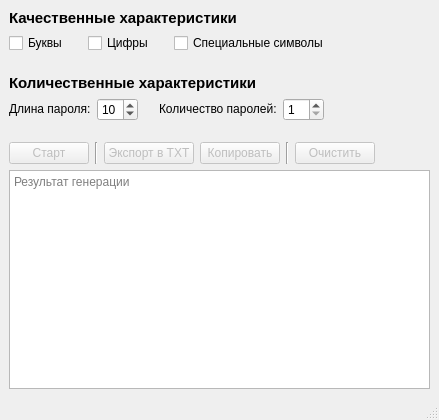
<?xml version="1.0" encoding="UTF-8"?>
<ui version="4.0">
 <class>MainWindow</class>
 <widget class="QMainWindow" name="MainWindow">
  <property name="geometry">
   <rect>
    <x>0</x>
    <y>0</y>
    <width>439</width>
    <height>420</height>
   </rect>
  </property>
  <property name="windowTitle">
   <string>LowinPG</string>
  </property>
  <widget class="QWidget" name="centralwidget">
   <layout class="QVBoxLayout" name="verticalLayout_2">
    <item>
     <layout class="QVBoxLayout" name="verticalLayout">
      <item>
       <layout class="QVBoxLayout" name="verticalLayout_3">
        <item>
         <widget class="QLabel" name="label">
          <property name="sizePolicy">
           <sizepolicy hsizetype="Fixed" vsizetype="Fixed">
            <horstretch>0</horstretch>
            <verstretch>0</verstretch>
           </sizepolicy>
          </property>
          <property name="font">
           <font>
            <pointsize>11</pointsize>
            <weight>75</weight>
            <bold>true</bold>
           </font>
          </property>
          <property name="text">
           <string>Качественные характеристики</string>
          </property>
         </widget>
        </item>
        <item>
         <layout class="QHBoxLayout" name="horizontalLayout">
          <property name="spacing">
           <number>20</number>
          </property>
          <item>
           <widget class="QCheckBox" name="literalsCheckBox">
            <property name="sizePolicy">
             <sizepolicy hsizetype="Fixed" vsizetype="Fixed">
              <horstretch>0</horstretch>
              <verstretch>0</verstretch>
             </sizepolicy>
            </property>
            <property name="toolTip">
             <string>Наличие букв верхнего и нижнего регистра в пароле</string>
            </property>
            <property name="text">
             <string>Буквы</string>
            </property>
           </widget>
          </item>
          <item>
           <widget class="QCheckBox" name="numsCheckBox">
            <property name="sizePolicy">
             <sizepolicy hsizetype="Fixed" vsizetype="Fixed">
              <horstretch>0</horstretch>
              <verstretch>0</verstretch>
             </sizepolicy>
            </property>
            <property name="toolTip">
             <string>Наличие цифр в пароле</string>
            </property>
            <property name="text">
             <string>Цифры</string>
            </property>
           </widget>
          </item>
          <item>
           <widget class="QCheckBox" name="specsymbolsCheckBox">
            <property name="sizePolicy">
             <sizepolicy hsizetype="Fixed" vsizetype="Fixed">
              <horstretch>0</horstretch>
              <verstretch>0</verstretch>
             </sizepolicy>
            </property>
            <property name="toolTip">
             <string>Наличие специальных символов в пароле</string>
            </property>
            <property name="text">
             <string>Специальные символы</string>
            </property>
           </widget>
          </item>
          <item>
           <spacer name="horizontalSpacer_2">
            <property name="orientation">
             <enum>Qt::Horizontal</enum>
            </property>
            <property name="sizeHint" stdset="0">
             <size>
              <width>40</width>
              <height>20</height>
             </size>
            </property>
           </spacer>
          </item>
         </layout>
        </item>
       </layout>
      </item>
      <item>
       <layout class="QVBoxLayout" name="verticalLayout_4">
        <item>
         <spacer name="verticalSpacer">
          <property name="orientation">
           <enum>Qt::Vertical</enum>
          </property>
          <property name="sizeType">
           <enum>QSizePolicy::Fixed</enum>
          </property>
          <property name="sizeHint" stdset="0">
           <size>
            <width>20</width>
            <height>15</height>
           </size>
          </property>
         </spacer>
        </item>
        <item>
         <widget class="QLabel" name="label_2">
          <property name="sizePolicy">
           <sizepolicy hsizetype="Fixed" vsizetype="Fixed">
            <horstretch>0</horstretch>
            <verstretch>0</verstretch>
           </sizepolicy>
          </property>
          <property name="font">
           <font>
            <pointsize>11</pointsize>
            <weight>75</weight>
            <bold>true</bold>
           </font>
          </property>
          <property name="text">
           <string>Количественные характеристики</string>
          </property>
         </widget>
        </item>
        <item>
         <layout class="QHBoxLayout" name="horizontalLayout_4">
          <property name="spacing">
           <number>6</number>
          </property>
          <item>
           <layout class="QHBoxLayout" name="horizontalLayout_5">
            <item>
             <widget class="QLabel" name="label_3">
              <property name="sizePolicy">
               <sizepolicy hsizetype="Fixed" vsizetype="Fixed">
                <horstretch>0</horstretch>
                <verstretch>0</verstretch>
               </sizepolicy>
              </property>
              <property name="toolTip">
               <string>Фиксированный размер пароля (от 4 до 64)</string>
              </property>
              <property name="text">
               <string>Длина пароля:</string>
              </property>
             </widget>
            </item>
            <item>
             <widget class="QSpinBox" name="lenSpinBox">
              <property name="sizePolicy">
               <sizepolicy hsizetype="Fixed" vsizetype="Fixed">
                <horstretch>0</horstretch>
                <verstretch>0</verstretch>
               </sizepolicy>
              </property>
              <property name="minimum">
               <number>4</number>
              </property>
              <property name="maximum">
               <number>64</number>
              </property>
              <property name="value">
               <number>10</number>
              </property>
             </widget>
            </item>
           </layout>
          </item>
          <item>
           <spacer name="horizontalSpacer_3">
            <property name="orientation">
             <enum>Qt::Horizontal</enum>
            </property>
            <property name="sizeType">
             <enum>QSizePolicy::Fixed</enum>
            </property>
            <property name="sizeHint" stdset="0">
             <size>
              <width>15</width>
              <height>20</height>
             </size>
            </property>
           </spacer>
          </item>
          <item>
           <layout class="QHBoxLayout" name="horizontalLayout_2">
            <item>
             <widget class="QLabel" name="label_4">
              <property name="sizePolicy">
               <sizepolicy hsizetype="Fixed" vsizetype="Fixed">
                <horstretch>0</horstretch>
                <verstretch>0</verstretch>
               </sizepolicy>
              </property>
              <property name="toolTip">
               <string>Количество паролей, которые будут сгенерированы (от 1 до 50)</string>
              </property>
              <property name="text">
               <string>Количество паролей:</string>
              </property>
             </widget>
            </item>
            <item>
             <widget class="QSpinBox" name="cntSpinBox">
              <property name="sizePolicy">
               <sizepolicy hsizetype="Fixed" vsizetype="Fixed">
                <horstretch>0</horstretch>
                <verstretch>0</verstretch>
               </sizepolicy>
              </property>
              <property name="minimum">
               <number>1</number>
              </property>
              <property name="maximum">
               <number>50</number>
              </property>
             </widget>
            </item>
           </layout>
          </item>
          <item>
           <spacer name="horizontalSpacer">
            <property name="orientation">
             <enum>Qt::Horizontal</enum>
            </property>
            <property name="sizeHint" stdset="0">
             <size>
              <width>40</width>
              <height>20</height>
             </size>
            </property>
           </spacer>
          </item>
         </layout>
        </item>
       </layout>
      </item>
      <item>
       <spacer name="verticalSpacer_2">
        <property name="orientation">
         <enum>Qt::Vertical</enum>
        </property>
        <property name="sizeType">
         <enum>QSizePolicy::Fixed</enum>
        </property>
        <property name="sizeHint" stdset="0">
         <size>
          <width>20</width>
          <height>15</height>
         </size>
        </property>
       </spacer>
      </item>
      <item>
       <layout class="QHBoxLayout" name="horizontalLayout_3">
        <item>
         <widget class="QPushButton" name="startPushButton">
          <property name="enabled">
           <bool>false</bool>
          </property>
          <property name="sizePolicy">
           <sizepolicy hsizetype="Fixed" vsizetype="Fixed">
            <horstretch>0</horstretch>
            <verstretch>0</verstretch>
           </sizepolicy>
          </property>
          <property name="focusPolicy">
           <enum>Qt::NoFocus</enum>
          </property>
          <property name="text">
           <string>Старт</string>
          </property>
         </widget>
        </item>
        <item>
         <widget class="Line" name="line">
          <property name="orientation">
           <enum>Qt::Vertical</enum>
          </property>
         </widget>
        </item>
        <item>
         <widget class="QPushButton" name="exportPushButton">
          <property name="enabled">
           <bool>false</bool>
          </property>
          <property name="sizePolicy">
           <sizepolicy hsizetype="Fixed" vsizetype="Fixed">
            <horstretch>0</horstretch>
            <verstretch>0</verstretch>
           </sizepolicy>
          </property>
          <property name="focusPolicy">
           <enum>Qt::NoFocus</enum>
          </property>
          <property name="text">
           <string>Экспорт в TXT</string>
          </property>
         </widget>
        </item>
        <item>
         <widget class="QPushButton" name="copyPushButton">
          <property name="enabled">
           <bool>false</bool>
          </property>
          <property name="focusPolicy">
           <enum>Qt::NoFocus</enum>
          </property>
          <property name="text">
           <string>Копировать</string>
          </property>
         </widget>
        </item>
        <item>
         <widget class="Line" name="line_2">
          <property name="orientation">
           <enum>Qt::Vertical</enum>
          </property>
         </widget>
        </item>
        <item>
         <widget class="QPushButton" name="clearPushButton">
          <property name="enabled">
           <bool>false</bool>
          </property>
          <property name="sizePolicy">
           <sizepolicy hsizetype="Fixed" vsizetype="Fixed">
            <horstretch>0</horstretch>
            <verstretch>0</verstretch>
           </sizepolicy>
          </property>
          <property name="focusPolicy">
           <enum>Qt::NoFocus</enum>
          </property>
          <property name="text">
           <string>Очистить</string>
          </property>
         </widget>
        </item>
        <item>
         <spacer name="horizontalSpacer_4">
          <property name="orientation">
           <enum>Qt::Horizontal</enum>
          </property>
          <property name="sizeHint" stdset="0">
           <size>
            <width>40</width>
            <height>20</height>
           </size>
          </property>
         </spacer>
        </item>
       </layout>
      </item>
      <item>
       <widget class="QTextEdit" name="passwordsTextEdit">
        <property name="readOnly">
         <bool>true</bool>
        </property>
        <property name="html">
         <string>&lt;!DOCTYPE HTML PUBLIC &quot;-//W3C//DTD HTML 4.0//EN&quot; &quot;http://www.w3.org/TR/REC-html40/strict.dtd&quot;&gt;
&lt;html&gt;&lt;head&gt;&lt;meta name=&quot;qrichtext&quot; content=&quot;1&quot; /&gt;&lt;style type=&quot;text/css&quot;&gt;
p, li { white-space: pre-wrap; }
&lt;/style&gt;&lt;/head&gt;&lt;body style=&quot; font-family:'Verdana'; font-size:10pt; font-weight:400; font-style:normal;&quot;&gt;
&lt;p style=&quot;-qt-paragraph-type:empty; margin-top:0px; margin-bottom:0px; margin-left:0px; margin-right:0px; -qt-block-indent:0; text-indent:0px;&quot;&gt;&lt;br /&gt;&lt;/p&gt;&lt;/body&gt;&lt;/html&gt;</string>
        </property>
        <property name="placeholderText">
         <string>Результат генерации</string>
        </property>
       </widget>
      </item>
     </layout>
    </item>
   </layout>
  </widget>
  <widget class="QStatusBar" name="statusbar"/>
  <widget class="QMenuBar" name="menubar">
   <property name="geometry">
    <rect>
     <x>0</x>
     <y>0</y>
     <width>439</width>
     <height>23</height>
    </rect>
   </property>
  </widget>
  <action name="softwareInfoAction">
   <property name="text">
    <string>О программе</string>
   </property>
  </action>
 </widget>
 <resources/>
 <connections/>
</ui>
